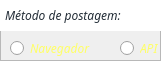
      <widget class="QFrame" name="frame_6">
       <property name="geometry">
        <rect>
         <x>240</x>
         <y>100</y>
         <width>161</width>
         <height>61</height>
        </rect>
       </property>
       <property name="frameShape">
        <enum>QFrame::StyledPanel</enum>
       </property>
       <property name="frameShadow">
        <enum>QFrame::Raised</enum>
       </property>
       <widget class="QLabel" name="label_7">
        <property name="geometry">
         <rect>
          <x>0</x>
          <y>0</y>
          <width>161</width>
          <height>31</height>
         </rect>
        </property>
        <property name="font">
         <font>
          <family>Cocogoose Pro</family>
          <pointsize>9</pointsize>
          <italic>true</italic>
         </font>
        </property>
        <property name="styleSheet">
         <string notr="true">color: rgb(35,45,55);
background-color: rgb(255, 255, 255);</string>
        </property>
        <property name="text">
         <string>Método de postagem:</string>
        </property>
        <property name="indent">
         <number>5</number>
        </property>
       </widget>
       <widget class="QRadioButton" name="radPostAPI">
        <property name="geometry">
         <rect>
          <x>120</x>
          <y>40</y>
          <width>41</width>
          <height>16</height>
         </rect>
        </property>
        <property name="font">
         <font>
          <family>Cocogoose Pro</family>
          <pointsize>9</pointsize>
          <italic>true</italic>
          <underline>false</underline>
          <stylestrategy>PreferDefault</stylestrategy>
         </font>
        </property>
        <property name="layoutDirection">
         <enum>Qt::LeftToRight</enum>
        </property>
        <property name="autoFillBackground">
         <bool>false</bool>
        </property>
        <property name="styleSheet">
         <string notr="true">color: rgb(255, 255, 100);</string>
        </property>
        <property name="text">
         <string>API</string>
        </property>
       </widget>
       <widget class="QRadioButton" name="radPostNav">
        <property name="geometry">
         <rect>
          <x>10</x>
          <y>40</y>
          <width>101</width>
          <height>16</height>
         </rect>
        </property>
        <property name="font">
         <font>
          <family>Cocogoose Pro</family>
          <pointsize>9</pointsize>
          <italic>true</italic>
          <underline>false</underline>
          <stylestrategy>PreferDefault</stylestrategy>
         </font>
        </property>
        <property name="layoutDirection">
         <enum>Qt::LeftToRight</enum>
        </property>
        <property name="autoFillBackground">
         <bool>false</bool>
        </property>
        <property name="styleSheet">
         <string notr="true">color: rgb(255, 255, 100);</string>
        </property>
        <property name="text">
         <string>Navegador</string>
        </property>
       </widget>
      </widget>
